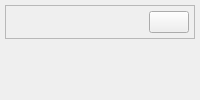
           <widget class="QWidget" name="rightmenu" native="true">
            <property name="minimumSize">
             <size>
              <width>200</width>
              <height>0</height>
             </size>
            </property>
            <layout class="QVBoxLayout" name="verticalLayout_11">
             <property name="spacing">
              <number>0</number>
             </property>
             <property name="leftMargin">
              <number>0</number>
             </property>
             <property name="topMargin">
              <number>0</number>
             </property>
             <property name="rightMargin">
              <number>0</number>
             </property>
             <property name="bottomMargin">
              <number>0</number>
             </property>
             <item>
              <widget class="QWidget" name="rightsubmenu" native="true">
               <property name="minimumSize">
                <size>
                 <width>200</width>
                 <height>0</height>
                </size>
               </property>
               <layout class="QVBoxLayout" name="verticalLayout_12">
                <property name="spacing">
                 <number>5</number>
                </property>
                <property name="leftMargin">
                 <number>5</number>
                </property>
                <property name="topMargin">
                 <number>5</number>
                </property>
                <property name="rightMargin">
                 <number>5</number>
                </property>
                <property name="bottomMargin">
                 <number>5</number>
                </property>
                <item>
                 <widget class="QFrame" name="frame_8">
                  <property name="frameShape">
                   <enum>QFrame::StyledPanel</enum>
                  </property>
                  <property name="frameShadow">
                   <enum>QFrame::Raised</enum>
                  </property>
                  <layout class="QHBoxLayout" name="horizontalLayout_9">
                   <property name="spacing">
                    <number>5</number>
                   </property>
                   <property name="leftMargin">
                    <number>5</number>
                   </property>
                   <property name="topMargin">
                    <number>5</number>
                   </property>
                   <property name="rightMargin">
                    <number>5</number>
                   </property>
                   <property name="bottomMargin">
                    <number>5</number>
                   </property>
                   <item>
                    <widget class="QLabel" name="menusuperior">
                     <property name="text">
                      <string/>
                     </property>
                     <property name="alignment">
                      <set>Qt::AlignCenter</set>
                     </property>
                    </widget>
                   </item>
                   <item alignment="Qt::AlignRight">
                    <widget class="QPushButton" name="cerrarBtn2">
                     <property name="text">
                      <string/>
                     </property>
                     <property name="icon">
                      <iconset>
                       <normaloff>feather/x-circle.svg</normaloff>feather/x-circle.svg</iconset>
                     </property>
                     <property name="iconSize">
                      <size>
                       <width>24</width>
                       <height>24</height>
                      </size>
                     </property>
                    </widget>
                   </item>
                  </layout>
                 </widget>
                </item>
                <item>
                 <widget class="QStackedWidget" name="stackedWidget">
                  <property name="currentIndex">
                   <number>0</number>
                  </property>
                  <widget class="QWidget" name="notificaciones">
                   <layout class="QVBoxLayout" name="verticalLayout_13"/>
                  </widget>
                  <widget class="QWidget" name="mas">
                   <layout class="QVBoxLayout" name="verticalLayout_14"/>
                  </widget>
                 </widget>
                </item>
               </layout>
              </widget>
             </item>
            </layout>
           </widget>
